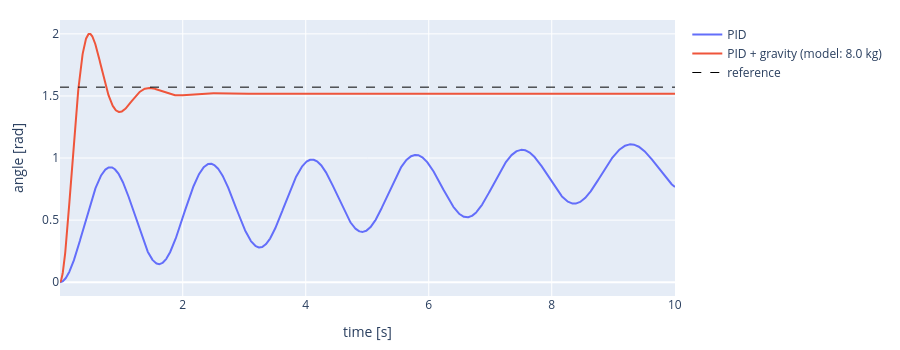

Notebook code cell kept with this figure:
### Markdown cell above
If we know the gravity torque, we can add it to the command. Then the PID only has to correct what the model gets wrong.

$$\tau = \tau_{PID} + \tau_{gravity}(q)$$

### Code cell
m_ball_model = 8.0
pid = PID(Kp=300.0, Ki=0.0, Kd=30.0, dt=DT)

ctl.reset_joints(pendulum, [motor], [0.0])

time_log, gc_angle = [], []
t = 0.0
while t < duration:
    q = p.getJointState(pendulum, motor)[0]

    torque = pid.step(q_desired - q) + gravity_torque(q, m_ball_model)   # feedback + model

    p.setJointMotorControl2(pendulum, motor, p.TORQUE_CONTROL, force=torque)
    p.stepSimulation()
    t = t + DT
    time.sleep(DT)

    time_log.append(t)
    gc_angle.append(q)

ctl.plot_series(time_log, {"PID": heavy_angle, f"PID + gravity (model: {m_ball_model} kg)": gc_angle},
                ylabel="angle [rad]", ref=q_desired)

### Figure 1 — Plotly figure (JSON) as saved in the notebook; plotly's stock layout.template omitted (floating-point values rounded to 4 significant figures; data arrays with more than 128 entries replaced by an {"elided": "..."} marker saying what was removed)
{"data": [{"line": {"color": "#636EFA"}, "mode": "lines", "name": "PID", "type": "scatter", "x": {"elided": "2401 float values"}, "y": {"elided": "2401 float values"}}, {"line": {"color": "#EF553B"}, "mode": "lines", "name": "PID + gravity (model: 8.0 kg)", "type": "scatter", "x": {"elided": "2401 float values"}, "y": {"elided": "2401 float values"}}, {"line": {"color": "black", "dash": "dash", "width": 1}, "mode": "lines", "name": "reference", "type": "scatter", "x": {"elided": "2401 float values"}, "y": {"elided": "2401 float values"}}], "layout": {"height": 350, "margin": {"b": 50, "l": 60, "r": 20, "t": 20}, "title": {}, "xaxis": {"title": {"text": "time [s]"}}, "yaxis": {"title": {"text": "angle [rad]"}}}}
